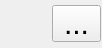
<?xml version="1.0" encoding="UTF-8"?>
<ui version="4.0">
 <class>close_button</class>
 <widget class="QWidget" name="close_button">
  <property name="geometry">
   <rect>
    <x>0</x>
    <y>0</y>
    <width>102</width>
    <height>48</height>
   </rect>
  </property>
  <property name="windowTitle">
   <string>Form</string>
  </property>
  <property name="styleSheet">
   <string notr="true">	font-size:30px;
	height:30px;</string>
  </property>
  <layout class="QHBoxLayout" name="horizontalLayout">
   <property name="spacing">
    <number>0</number>
   </property>
   <property name="leftMargin">
    <number>1</number>
   </property>
   <property name="topMargin">
    <number>0</number>
   </property>
   <property name="rightMargin">
    <number>1</number>
   </property>
   <property name="bottomMargin">
    <number>0</number>
   </property>
   <item>
    <widget class="QLabel" name="label">
     <property name="text">
      <string/>
     </property>
    </widget>
   </item>
   <item>
    <widget class="QToolButton" name="toolButton">
     <property name="text">
      <string>...</string>
     </property>
     <property name="iconSize">
      <size>
       <width>20</width>
       <height>20</height>
      </size>
     </property>
    </widget>
   </item>
  </layout>
 </widget>
 <resources/>
 <connections/>
</ui>
